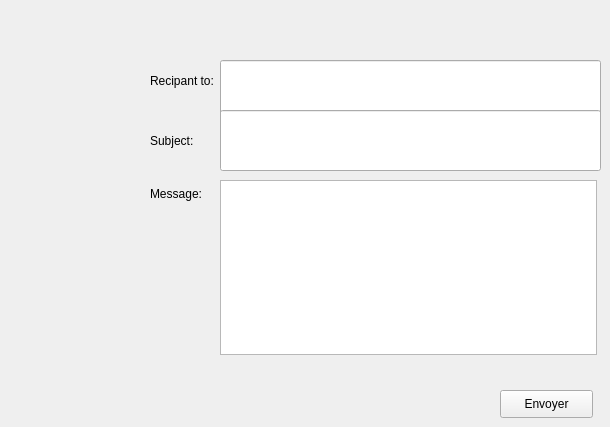
      <widget class="QWidget" name="tab_18">
       <attribute name="title">
        <string>PDF</string>
       </attribute>
       <widget class="QLineEdit" name="rcpt">
        <property name="geometry">
         <rect>
          <x>220</x>
          <y>60</y>
          <width>381</width>
          <height>61</height>
         </rect>
        </property>
       </widget>
       <widget class="QLabel" name="label_20">
        <property name="geometry">
         <rect>
          <x>150</x>
          <y>180</y>
          <width>55</width>
          <height>28</height>
         </rect>
        </property>
        <property name="text">
         <string>Message:</string>
        </property>
       </widget>
       <widget class="QPushButton" name="sendBtn">
        <property name="geometry">
         <rect>
          <x>500</x>
          <y>390</y>
          <width>93</width>
          <height>28</height>
         </rect>
        </property>
        <property name="text">
         <string>Envoyer</string>
        </property>
       </widget>
       <widget class="QPlainTextEdit" name="msg">
        <property name="geometry">
         <rect>
          <x>220</x>
          <y>180</y>
          <width>377</width>
          <height>175</height>
         </rect>
        </property>
       </widget>
       <widget class="QLineEdit" name="subject">
        <property name="geometry">
         <rect>
          <x>220</x>
          <y>110</y>
          <width>381</width>
          <height>61</height>
         </rect>
        </property>
       </widget>
       <widget class="QLabel" name="label_25">
        <property name="geometry">
         <rect>
          <x>150</x>
          <y>130</y>
          <width>48</width>
          <height>22</height>
         </rect>
        </property>
        <property name="text">
         <string>Subject:</string>
        </property>
       </widget>
       <widget class="QLabel" name="label_29">
        <property name="geometry">
         <rect>
          <x>150</x>
          <y>70</y>
          <width>69</width>
          <height>22</height>
         </rect>
        </property>
        <property name="text">
         <string>Recipant to:</string>
        </property>
       </widget>
      </widget>
